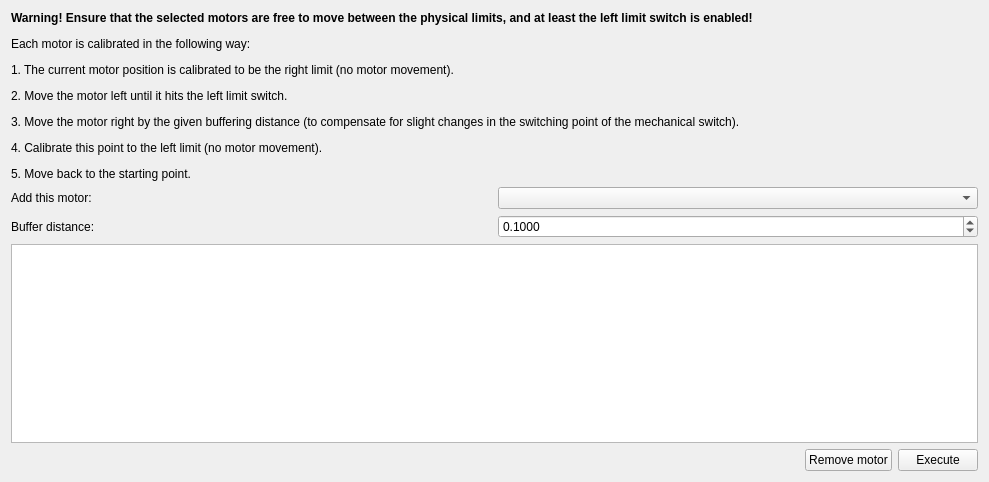
<?xml version="1.0" encoding="UTF-8"?>
<ui version="4.0">
 <class>Form</class>
 <widget class="QWidget" name="Form">
  <property name="geometry">
   <rect>
    <x>0</x>
    <y>0</y>
    <width>989</width>
    <height>482</height>
   </rect>
  </property>
  <property name="windowTitle">
   <string>Motor autocalibration</string>
  </property>
  <property name="windowIcon">
   <iconset resource="../../../../resource/icons/icons.qrc">
    <normaloff>:/icons/motorcalibration.svg</normaloff>:/icons/motorcalibration.svg</iconset>
  </property>
  <layout class="QVBoxLayout" name="verticalLayout">
   <item>
    <widget class="QLabel" name="label">
     <property name="text">
      <string>&lt;html&gt;&lt;head/&gt;&lt;body&gt;&lt;p&gt;&lt;span style=&quot; font-weight:600;&quot;&gt;Warning! Ensure that the selected motors are free to move between the physical limits, and at least the left limit switch is enabled!&lt;/span&gt;&lt;/p&gt;&lt;p&gt;Each motor is calibrated in the following way:&lt;/p&gt;&lt;p&gt;1. The current motor position is calibrated to be the right limit (no motor movement).&lt;/p&gt;&lt;p&gt;2. Move the motor left until it hits the left limit switch.&lt;/p&gt;&lt;p&gt;3. Move the motor right by the given buffering distance (to compensate for slight changes in the switching point of the mechanical switch).&lt;/p&gt;&lt;p&gt;4. Calibrate this point to the left limit (no motor movement).&lt;/p&gt;&lt;p&gt;5. Move back to the starting point.&lt;/p&gt;&lt;/body&gt;&lt;/html&gt;</string>
     </property>
    </widget>
   </item>
   <item>
    <layout class="QGridLayout" name="gridLayout">
     <item row="0" column="1">
      <widget class="QComboBox" name="addMotorComboBox"/>
     </item>
     <item row="0" column="0">
      <widget class="QLabel" name="label_2">
       <property name="text">
        <string>Add this motor:</string>
       </property>
      </widget>
     </item>
     <item row="1" column="0">
      <widget class="QLabel" name="label_3">
       <property name="text">
        <string>Buffer distance:</string>
       </property>
      </widget>
     </item>
     <item row="1" column="1">
      <widget class="QDoubleSpinBox" name="bufferDistanceDoubleSpinBox">
       <property name="decimals">
        <number>4</number>
       </property>
       <property name="maximum">
        <double>100.000000000000000</double>
       </property>
       <property name="value">
        <double>0.100000000000000</double>
       </property>
      </widget>
     </item>
    </layout>
   </item>
   <item>
    <widget class="QTreeView" name="motorTreeView">
     <property name="alternatingRowColors">
      <bool>true</bool>
     </property>
     <property name="uniformRowHeights">
      <bool>true</bool>
     </property>
    </widget>
   </item>
   <item>
    <layout class="QHBoxLayout" name="horizontalLayout">
     <item>
      <spacer name="horizontalSpacer">
       <property name="orientation">
        <enum>Qt::Horizontal</enum>
       </property>
       <property name="sizeHint" stdset="0">
        <size>
         <width>40</width>
         <height>20</height>
        </size>
       </property>
      </spacer>
     </item>
     <item>
      <widget class="QPushButton" name="removeMotorPushButton">
       <property name="text">
        <string>Remove motor</string>
       </property>
       <property name="icon">
        <iconset theme="list-remove">
         <normaloff>.</normaloff>.</iconset>
       </property>
      </widget>
     </item>
     <item>
      <widget class="QPushButton" name="executePushButton">
       <property name="text">
        <string>Execute</string>
       </property>
       <property name="icon">
        <iconset resource="../../../../resource/icons/icons.qrc">
         <normaloff>:/icons/motorcalibration.svg</normaloff>:/icons/motorcalibration.svg</iconset>
       </property>
      </widget>
     </item>
    </layout>
   </item>
  </layout>
 </widget>
 <resources>
  <include location="../../../../resource/icons/icons.qrc"/>
 </resources>
 <connections/>
</ui>
